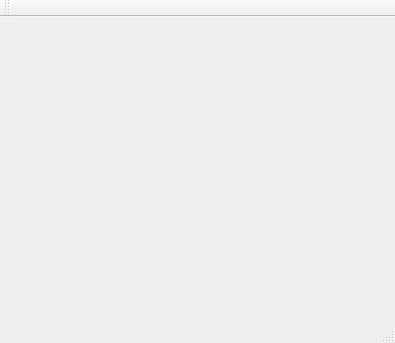
<?xml version="1.0" encoding="UTF-8"?>
<ui version="4.0">
 <class>MainWindow</class>
 <widget class="QMainWindow" name="MainWindow">
  <property name="geometry">
   <rect>
    <x>0</x>
    <y>0</y>
    <width>395</width>
    <height>343</height>
   </rect>
  </property>
  <property name="minimumSize">
   <size>
    <width>395</width>
    <height>343</height>
   </size>
  </property>
  <property name="maximumSize">
   <size>
    <width>395</width>
    <height>343</height>
   </size>
  </property>
  <property name="windowTitle">
   <string>MainWindow</string>
  </property>
  <widget class="QWidget" name="centralWidget"/>
  <widget class="QMenuBar" name="menuBar">
   <property name="geometry">
    <rect>
     <x>0</x>
     <y>0</y>
     <width>395</width>
     <height>31</height>
    </rect>
   </property>
  </widget>
  <widget class="QToolBar" name="mainToolBar">
   <attribute name="toolBarArea">
    <enum>TopToolBarArea</enum>
   </attribute>
   <attribute name="toolBarBreak">
    <bool>false</bool>
   </attribute>
  </widget>
  <widget class="QStatusBar" name="statusBar"/>
 </widget>
 <layoutdefault spacing="6" margin="11"/>
 <resources/>
 <connections/>
</ui>
